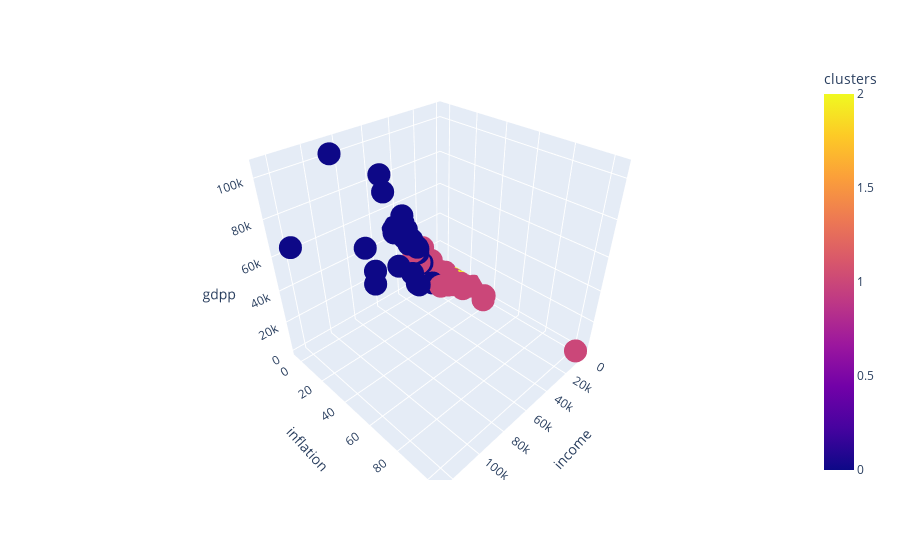

The cell this chart's notebook holds for it:
### Markdown cell above
We will visualize 3 clusters now for "GDPP", "income", "inflation". Since we are concerned about analyzing country profiles and "GDPP" is the main indicator to represent a country's economical status.

### Code cell
plt.rcParams['figure.figsize'] = (20,8)
fig = px.scatter_3d(country_agglo_df, x='income', y='inflation', z='gdpp', size_max=30,
                    color='clusters')
fig.show()

### Figure 1 — Plotly figure (JSON) as saved in the notebook; plotly's stock layout.template omitted (floating-point values rounded to 4 significant figures; data arrays with more than 128 entries replaced by an {"elided": "..."} marker saying what was removed)
{"data": [{"hovertemplate": "income=%{x}<br>inflation=%{y}<br>gdpp=%{z}<br>clusters=%{marker.color}<extra></extra>", "legendgroup": "", "marker": {"color": {"elided": "167 int values"}, "coloraxis": "coloraxis", "symbol": "circle"}, "mode": "markers", "name": "", "scene": "scene", "showlegend": false, "type": "scatter3d", "x": {"elided": "167 int values"}, "y": {"elided": "167 float values"}, "z": {"elided": "167 int values"}}], "layout": {"coloraxis": {"colorbar": {"title": {"text": "clusters"}}, "colorscale": [[0, "#0d0887"], [0.1111, "#46039f"], [0.2222, "#7201a8"], [0.3333, "#9c179e"], [0.4444, "#bd3786"], [0.5556, "#d8576b"], [0.6667, "#ed7953"], [0.7778, "#fb9f3a"], [0.8889, "#fdca26"], [1, "#f0f921"]]}, "legend": {"tracegroupgap": 0}, "margin": {"t": 60}, "scene": {"domain": {"x": [0, 1], "y": [0, 1]}, "xaxis": {"title": {"text": "income"}}, "yaxis": {"title": {"text": "inflation"}}, "zaxis": {"title": {"text": "gdpp"}}}}}
